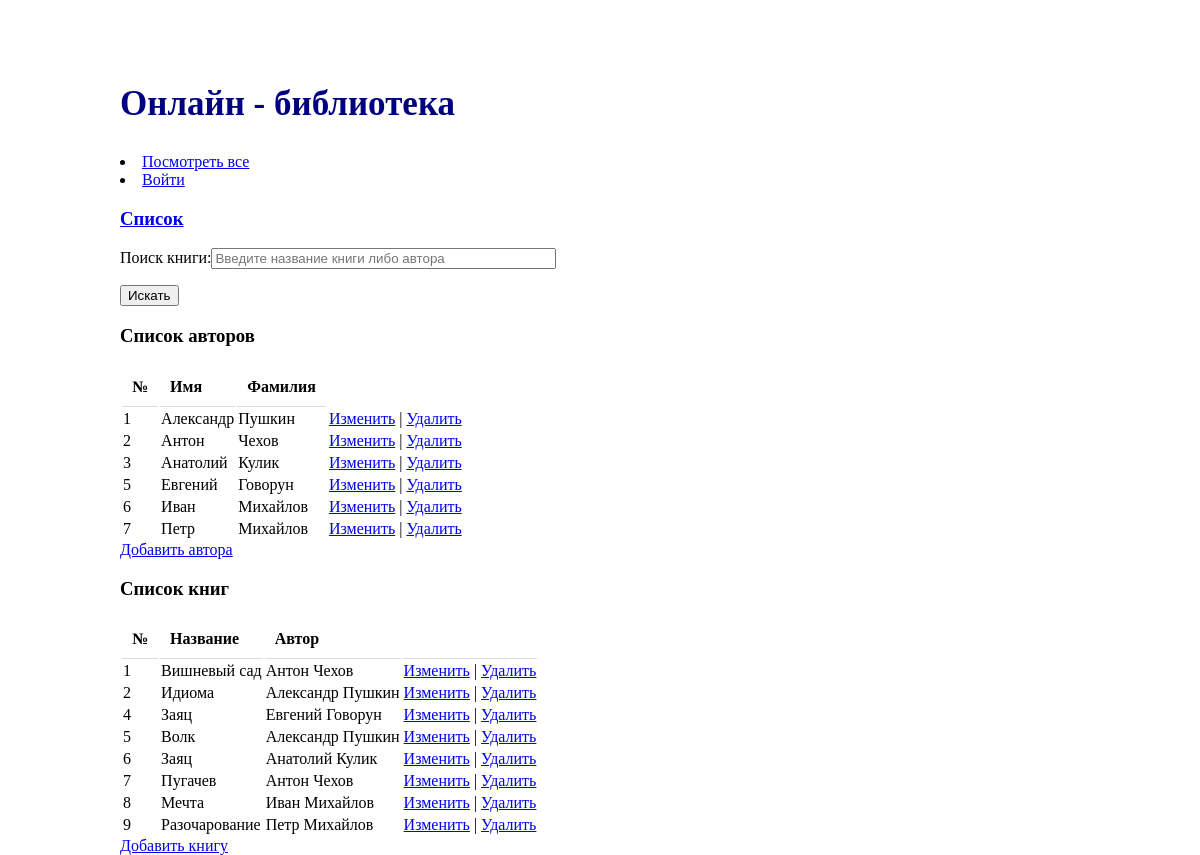
Page /all_lists on the earlier database version.
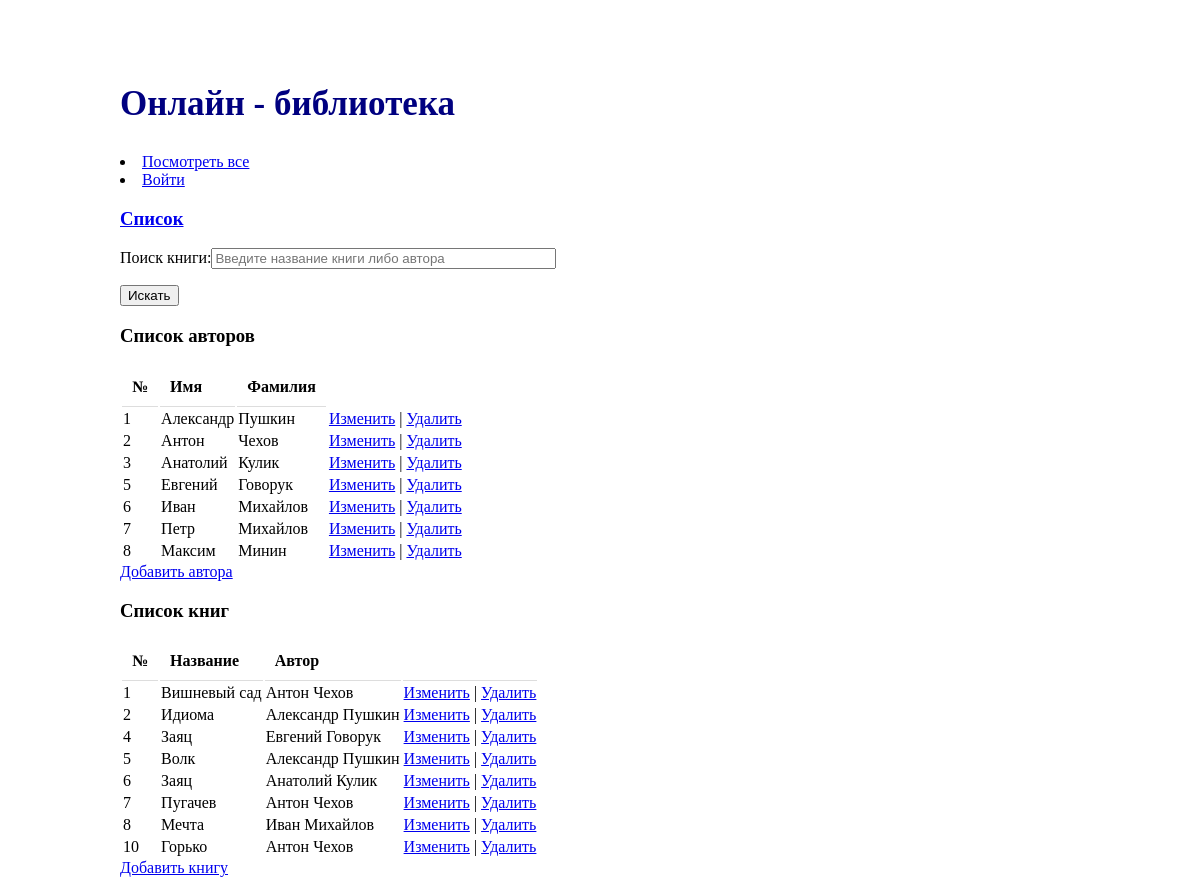
Same page on the later database version.
### weblibrary/models.py (models this page shows, shortened)
class Author(models.Model):
    name = models.CharField(max_length = 30)
    surname = models.CharField(max_length = 30)
    def __str__(self):
        return self.name + ' ' + self.surname

class Book(models.Model):
    name = models.CharField(max_length = 30)
    author = models.ForeignKey(Author, on_delete = models.CASCADE)

### weblibrary/views.py (the view)
# urls.py: path('all_lists', views.show_all, name='all_lists'),
def show_all(request,  template_name = "weblibrary/all_lists.html"):
    authors = Author.objects.all()
    books = Book.objects.all()
    data = {}
    data['authors'] = authors
    data['books'] = books
    return render(request, template_name, data)

### templates/weblibrary/all_lists.html
{% extends "weblibrary/base.html" %}
{% block content %}
<h3><a class = "upper" href = "{% url 'all_lists' %}">Список</a></h3>
<form action = "find_book">
    <p>
      Поиск книги:<input name = "search", type="text", size="40", placeholder= "Введите название книги либо автора">
    </p>
    <input type="submit" value="Искать">
</form>
<div class = "list">
  <h3>Список авторов</h3>
  <table>
      <tr>
       <th>№ </th>
       <th>Имя </th>
        <th>Фамилия </th>
      </tr>
      {% for person in authors %}
      <tr>
       <td>{{ person.id }}</td>
       <td>{{ person.name }}</td>
       <td>{{ person.surname }}</td>
       <td><a href="{% url 'author_edit' person.id %}">Изменить</a> | <a href="{% url 'author_delete' person.id %}">Удалить</a></td>
      </tr>
      {% endfor %}
  </table>
  <a href="{% url 'author_create' %}">Добавить автора</a>
</div>
<div class = "list">
  <h3>Список книг</h3>
  <table>
    <tr>
      <th>№ </th>
      <th>Название </th>
      <th>Автор </th>
      <th></th>
    </tr>
    {% for book in books %}
    <tr>
      <td>{{ book.id }}</td>
      <td>{{ book.name }}</td>
      <td>{{ book.author }}</td>
      <td><a href="{% url 'book_edit' book.id %}">Изменить</a> | <a href="{% url 'book_delete' book.id %}">Удалить</a></td>
    </tr>
    {% endfor %}
  </table>
  <a href="{% url 'book_create' %}">Добавить книгу</a>
</div>
{% endblock %}

### templates/weblibrary/base.html (shortened to what this page needs)
<!DOCTYPE html>
{% load staticfiles %}
<html>
<head>
    <link rel="stylesheet" href="{% static 'css/styles.css' %}" />
</head>
<body>
  <h2>Онлайн - библиотека</h2>
  <div id = "content">
    <div class = "auth">
        {% if user.is_authenticated %}
        <li>Пользователь: {{ user.get_username }}</li>
        <li><a href="{% url 'all_lists'%}?next={{request.path}}">Посмотреть все</a></li>
        <li><a href="{% url 'logout'%}?next={{request.path}}">Выйти</a></li>
      {% else %}
        <li><a href="{% url 'all_lists'%}">Посмотреть все</a></li>
        <li><a href="{% url 'login'%}?next={{request.path}}">Войти</a></li>
      {% endif %}
    </div>
    {% block content %}
    {% endblock %}
  </div>
</body>
</html>

### static/css/styles.css (style rules this page uses)
body { margin: 10%; margin-top: 7%; font-family: Verdana; }
th, tb { padding: 10px; margin: 10px; text-align: left; border-bottom: 1px solid #ddd; }
h2 { color: navy; font-size: 35px; }
div.list { width: 550px; float: left; }
a.upper { font-size: 14; }

Differences in the rows shown:
removed Book: id "9", name "Разочарование", author "Петр Михайлов"
changed Author "Евгений": surname "Говорун" → "Говорук"
added Author: id "8", name "Максим", surname "Минин"
changed through a linked row, Book id 4: author "Евгений Говорун" → "Евгений Говорук"
added Book: id "10", name "Горько", author "Антон Чехов"
